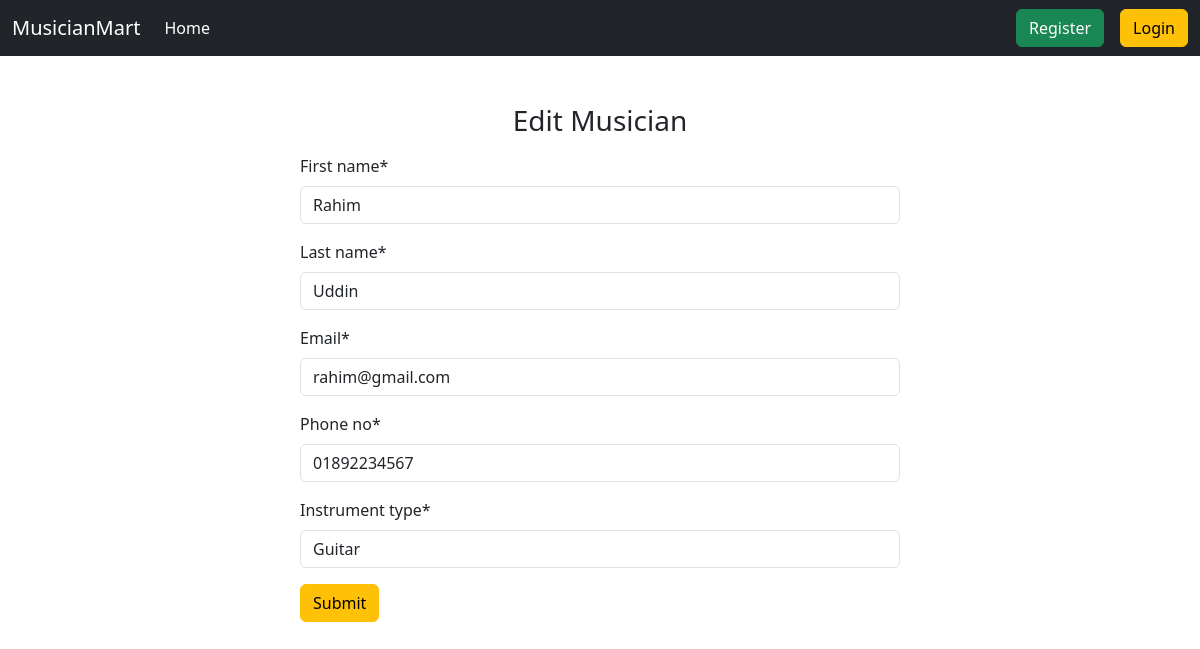
The page /musician/edit/1 on the database its author committed.
### musician/models.py (models this page shows, shortened)
class MusicianModel(models.Model):
    first_name = models.CharField(max_length=50)
    last_name = models.CharField(max_length=50)
    email = models.EmailField()
    phone_no = models.CharField(max_length=12)
    instrument_type = models.CharField(max_length=50, default=None)

### musician/views.py (the view, shortened to what this page needs)
# urls.py: path('edit/<int:id>', views.EditMusicianView.as_view(), name='edit_musician')
class EditMusicianView(UpdateView):
    model = MusicianModel
    form_class = MusicianForm
    pk_url_kwarg = 'id'
    template_name ='add_musician.html'
    success_url = reverse_lazy('home')
    def get_context_data(self, **kwargs):
        context = super().get_context_data(**kwargs)
        context['type'] = 'Edit Musician'
        return context

### musician/forms.py
class MusicianForm(forms.ModelForm):
    class Meta:
        model = MusicianModel
        fields = '__all__'

### musician/templates/add_musician.html (shortened to what this page needs)
{% extends "base.html" %}
{% block content %}
  {% load crispy_forms_tags %}
   <form method="post" class="w-50 m-auto pt-5">
       <h3 class="text-center mb-3">{{type}}</h3>
      {{form | crispy}}
      <button class="btn btn-warning">Submit</button>
   </form>
{% endblock  %}

### rows shown on the page
MusicianModel: first_name "Rahim", last_name "Uddin", email "rahim@gmail.com", phone_no "01892234567", instrument_type "Guitar"

### other values the page prints
{{ type }} "Edit Musician"
